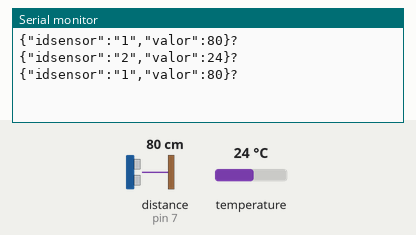
Simulated run of this sketch. Board: Arduino Uno, built with avr-gcc and run on an emulated ATmega328P. On the bench: the last lines printed to the serial monitor. The test bench sets the inputs (shaded band); at power-on: distance to the obstacle (sensor on pin 7) 80 cm, temperature 24 °C. The echo pulse lasts 58.3 µs per cm.

Above: at 3.8 s.
3.9 s: distance to the obstacle (sensor on pin 7) set to 2 cm
At 5.5 s:
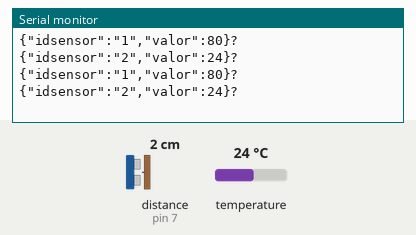
7.9 s: temperature set to 12 °C
At 11.5 s:
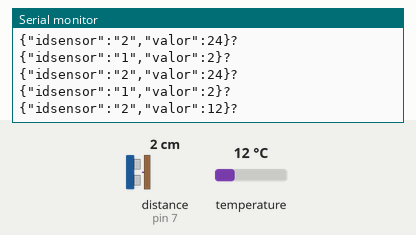
11.9 s: distance to the obstacle (sensor on pin 7) set to 4 cm
At 14.0 s:
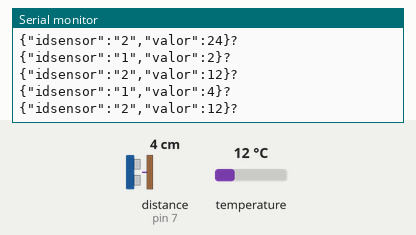
15.9 s: temperature set to 19 °C
At 17.6 s:
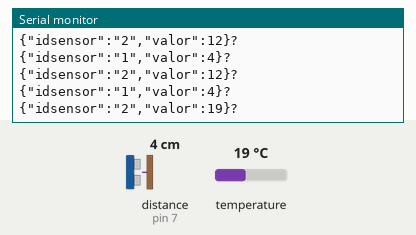
Timing chart, 0 to 19.1 s (numbered marks = the images above; inputs shaded):
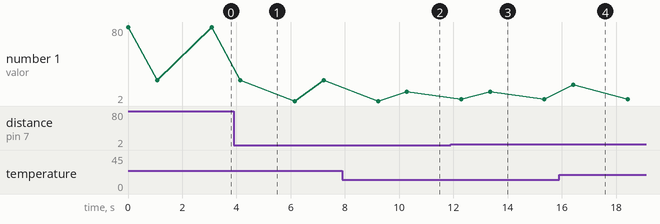

Measured:
- after the input at 7.9 s, the serial monitor: prints a new line after 2.4 s (image 2)
- after the input at 11.9 s, the serial monitor: prints a new line after 0.39 s (image 3)
- after the input at 15.9 s, the serial monitor: prints a new line after 0.52 s (image 4)
- plotted number 1: 24 → 12 after the input at 7.9 s, 12 → 4 after the input at 11.9 s, 4 → 19 after the input at 15.9 s

The sketch:

code_temp-dist-pycom.ino
```cpp
// código del sensor de temperatura y distancia en json modificado para utilizarlo
// con la pycom: se añade una ? al final de la cadena para saber donde acaba.
//
//Librerías utilizadas
#include <ArduinoJson.h>
#include <HCSR04.h> //by Martin Sosic
#include <OneWire.h>  //by Jim Studt and others..
#include <DallasTemperature.h> //by Miles Burton and others

#define TRIG_PIN 8
#define ECHO_PIN 7
#define TEMP_PIN 10
OneWire  ds(TEMP_PIN);
DallasTemperature sensors(&ds);
UltraSonicDistanceSensor distanceSensor(TRIG_PIN, ECHO_PIN);

void setup (){
  Serial.begin(9600);
}
void loop(){
    DynamicJsonBuffer jBuffer; // permite crear un objeto json (distancia)
    JsonObject& distancia = jBuffer.createObject(); //creo el objeto distancia
    float temp;
    int distance;
    String cad;
    // dentro del objeto distancia tengo la variable idsensor que será fija, y el
    // valor de la lectura del sensor.
    distancia["idsensor"].set("1");
    distancia["valor"].set(Fdistance());
    distancia.printTo(Serial);
//CAMBIO
    Serial.print('?'); // porque quiero que me detecte la ? para parar el codigo, por lo tanto no valdria si lo mando por usb
    Serial.println();

    delay(200);

    // repito el mismo proceso para añadir el objeto temperatura.
    JsonObject& temperatura = jBuffer.createObject();
    temperatura["idsensor"].set("2");
    temperatura["valor"].set(Ftemp());
    temperatura.printTo(Serial);
    Serial.print('?');
    Serial.println();
    delay(2000);
}
double Fdistance(){
  int d = distanceSensor.measureDistanceCm() ;
  return d;
}
float Ftemp(){
  float f = -127; //En caso de error aparecerá el -127
  sensors.requestTemperatures();
  delay (100);
  f = sensors.getTempCByIndex(0);
  return f;
}
```
